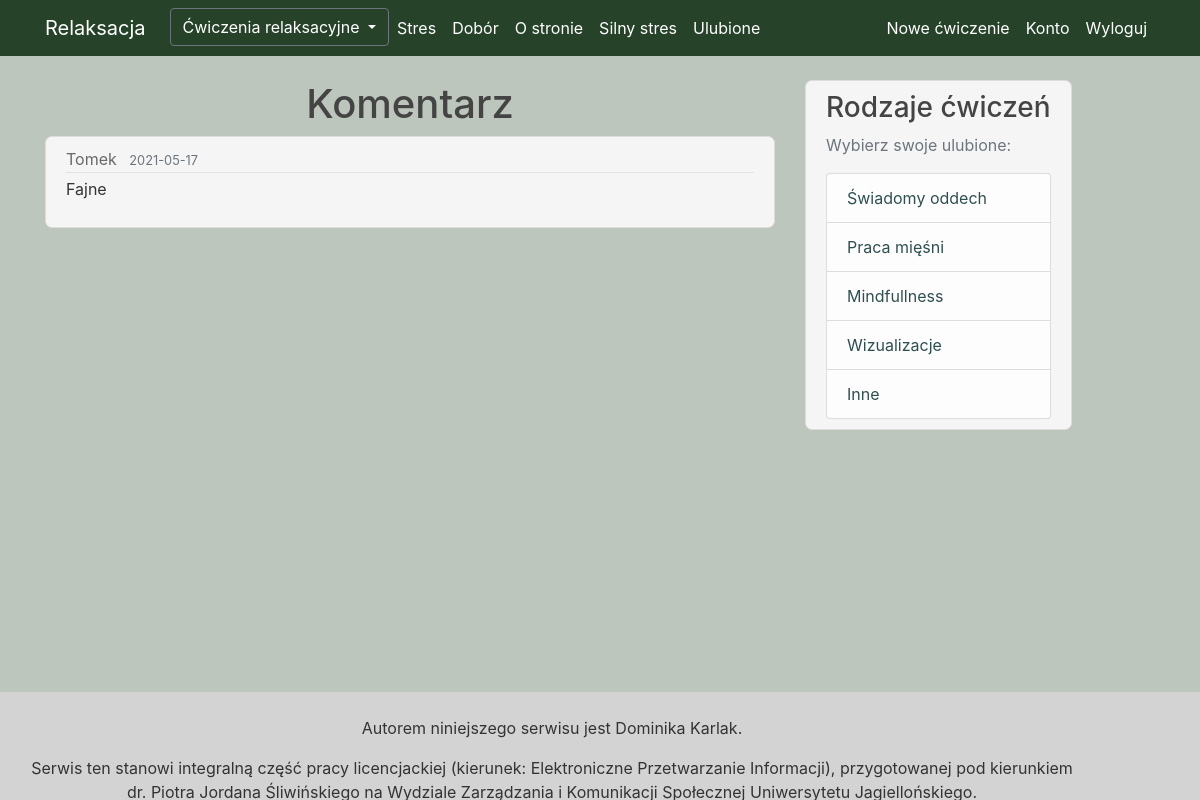
/comment/8 (signed in), run on the app's committed database.
### Relaks/models.py (models this page shows, shortened)
class User(db.Model, UserMixin):
    id = db.Column(db.Integer, primary_key=True)
    username = db.Column(db.String(20), unique=True, nullable=False)
    email = db.Column(db.String(120), unique=True, nullable=False)
    image_file = db.Column(db.String(20), nullable=False, default='default.jpg')
    password = db.Column(db.String(60), nullable=False)
    is_admin = db.Column(db.Boolean, nullable=False)
    posts = db.relationship('Post', backref='author', lazy=True)
    fav = db.relationship('Favourite', backref='author', lazy=True)
    comments = db.relationship('Comment', backref='author', lazy=True)

class Comment(db.Model):
    id = db.Column(db.Integer, primary_key=True)
    body = db.Column(db.String(200), nullable=False)
    date_posted = db.Column(db.DateTime, nullable=False, default=datetime.utcnow)
    post_id = db.Column(db.Integer, db.ForeignKey('post.id'), nullable=False)
    user_id = db.Column(db.Integer, db.ForeignKey('user.id'), nullable=False)

### Relaks/routes.py (the view)
@app.route("/comment/<int:comment_id>", methods=['POST', 'GET'])
@login_required
def comment(comment_id):
    comment = Comment.query.get_or_404(comment_id)
    return render_template('comment.html', comment=comment)

### Relaks/models.py (called while the page is built)
@login_manager.user_loader
def load_user(user_id):
    return User.query.get(int(user_id))

### Relaks/templates/comment.html (shortened to what this page needs)
{% extends "layout.html" %}
{% block content %}
    <h1 style="text-align: center"> Komentarz </h1>
    <article class="media content-section">
        <div class="media-body">
            <div class="article-metadata">
                <a class="mr-2" href="#">{{ comment.author.username }}</a>
            <small class="text-muted">{{ comment.date_posted.strftime('%Y-%m-%d') }}</small>
            </div>
            <p class="article-content">{{ comment.body }}</p>
        </div>
    </article>
{% endblock content %}

### Relaks/static/main.css (style rules this page uses)
body { background-color: #bdc6bd; color: #333333; margin-top: 5rem; }
h1, h2, h3, h4, h5, h6 { color: #444444; }
.content-section { background-color: whitesmoke; padding: 10px 20px; border: 1px solid #dddddd; border-radius: 7px; margin-bottom: 20px; }
.article-content { white-space: pre-line; background-color: whitesmoke; }
.article-metadata { padding-bottom: 1px; margin-bottom: 4px; border-bottom: 1px solid #e3e3e3; color: #444444; }
.mr-2 { color: dimgrey; }

### data on the page
User: author.username "Tomek"
Comment: date_posted "2021-05-17", body "Fajne"
